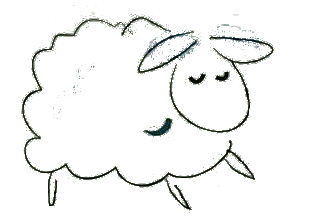
#> input picture sheep.png, 313 x 217 px
$ jupyter execute sheep.ipynb   (shell and % lines are left out)
#> lines starting #> are read from the running program, lines starting #| are printed output that depends on the picture; after the words box and inside, x2 and y2 are one past the last pixel; in counts of white or black regions, pixels touching at a corner belong together
来吧我们画一只羊...
=================
基本思路吧，
1. 导入图片
2. 得到绘图用的边界数据
3. 调用xkcd，画出cute的sheep。

**定义matplotlib的inline模式，为了能够在ipython中显示图形**

**导入需要使用的库**

[cell 1]
import matplotlib.pyplot as plt
import skimage.io as io
from skimage import filter, color
import skimage.measure as ms

**来吧读入我们的小绵羊**

[cell 2]
img = io.imread('sheep.png')
#> img is the input picture: shape (217, 313, 4); mean R, G, B, A 139.2, 146.2, 130.7, 16.7
gray=color.rgb2gray(img) # 把它转换成灰度图像
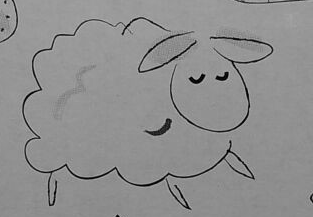
#> gray: shape (217, 313) float64; min 0.000565, max 0.737, mean 0.563
plt.imshow(gray, interpolation='nearest', cmap=plt.cm.gray) #灰灰的

**嗯，吧噪声抹去，只要边界，通过阈值抹去噪声**

[cell 3]
# otsu
thresh = filter.threshold_otsu(gray)
#> thresh = 0.382
binary = gray <= thresh
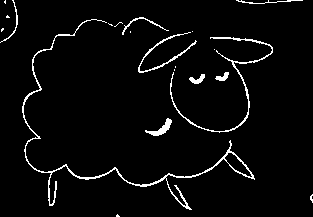
#> binary: shape (217, 313) bool; 3.8% white in thin lines or dots
plt.imshow(binary, interpolation='nearest', cmap=plt.cm.gray) #轮廓清晰了吧，看着也很萌哦

**我知道，我很萌，但是现在还是不能很好的卖萌，因为我是一堆像素，我需要得到轮廓坐标才可以更萌**

[cell 4]
labels = ms.label(binary, neighbors=8)
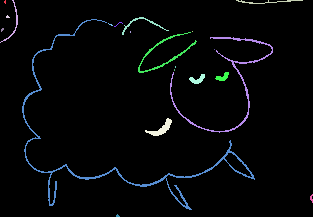
#> labels: shape (217, 313) int32; 22 distinct labels, from 0 to 21; one colour per label, 0 black
contours = ms.find_contours(labels, 0.8) #我的边界就在这里面，就是一串一串的坐标罢了
#> contours = 53 point arrays, longest 1375 points

**哎，终于可以卖萌了**

[cell 5]
# Display the image and plot all contours found
with plt.xkcd():
    fig, ax = plt.subplots()
    ax.imshow(binary, interpolation='nearest', cmap=plt.cm.gray)

    for n, contour in enumerate(contours):
        ax.plot(contour[:, 1], contour[:, 0], linewidth=1)
#> this loop made 53 passes
#> contour on passes 4, 36: [[0, 238.7], [0.267, 239], [0.267, 240], [0, 240.3]], [[41.4, 0], [42, 0.6], [42.6, 0]]
    ax.annotate('Do you know?\n I\'m a cute sheep.', (0.2, 0.45), textcoords='axes fraction', size=20)

    ax.axis('image')
    ax.set_xticks([])
    ax.set_yticks([])
    plt.show()
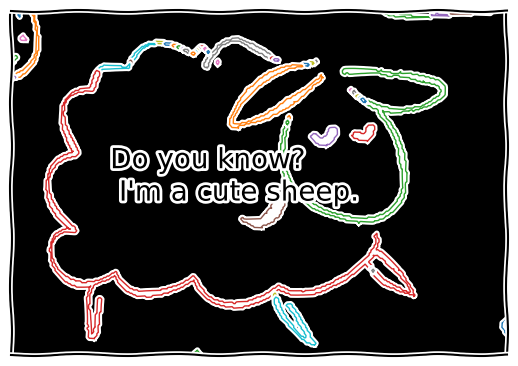
#> figure drawn by matplotlib, 1 panel

$ run again, with bird.png copied over sheep.png
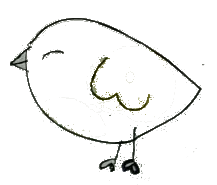
#> input picture bird.png, 217 x 185 px
#> img is the input picture: shape (185, 217, 4); mean R, G, B, A 144, 147.8, 132, 16.2
#> thresh = 0.386
#> binary: shape (185, 217) bool; 4.1% white in thin lines or dots, all inside (x1, y1, x2, y2) = (0, 18, 201, 185)
#> `labels = ms.label(binary, neighbors=8)`:
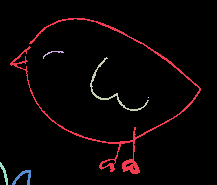
#> labels: shape (185, 217) int32; 7 distinct labels, from 0 to 6; one colour per label, 0 black
#> contours = 16 point arrays, longest 1241 points
#> the loop `for n, contour in enumerate(contours):` made 16 passes
#> `plt.show()`:
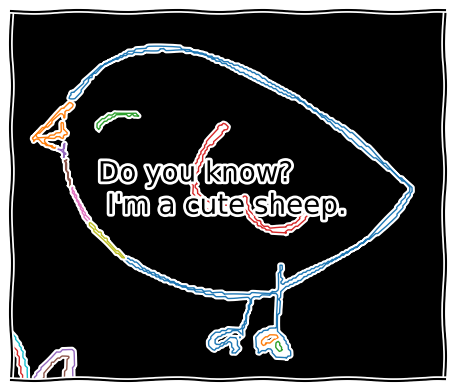
#> figure drawn by matplotlib, 1 panel
